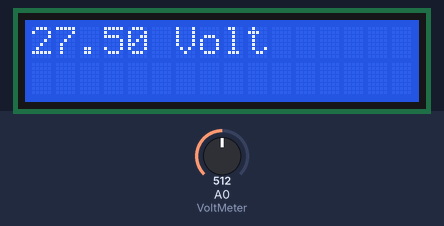
This sketch was run on a simulated Arduino Uno, built with avr-gcc and run on an emulated ATmega328P. On the bench: 16×2 character LCD. Inputs (shaded band) come from the test bench; at power-on: A0 (VoltMeter) = 512.

Above: at 1.2 s.
1.3 s: A0 (VoltMeter) set to 194
At 2.6 s:
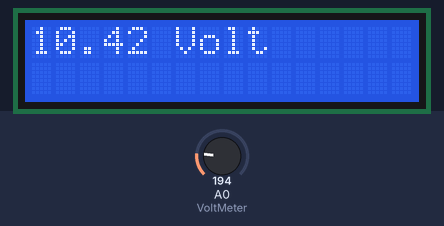
3.0 s: A0 (VoltMeter) set to 177
At 4.3 s:
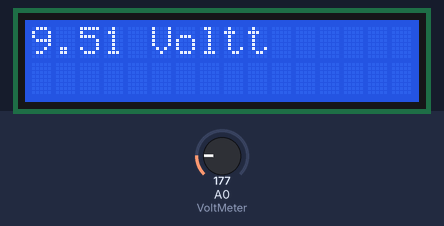
4.6 s: A0 (VoltMeter) set to 122
At 6.2 s:
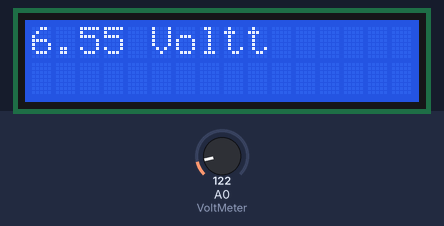
Timing chart, 0 to 7.7 s (numbered marks = the images above; inputs shaded):
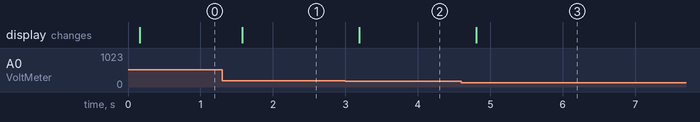

The sketch:

code.ino
```cpp
#include <LiquidCrystal.h>
const int VoltMeter = A0;
LiquidCrystal lcd(12, 11, 5, 4, 3, 2);
float V = 0.00;
float R1 = 100000.00;
float R2 = 10000.00;
float vArduinoMax = 5;
  float resistanceRatio =   resistanceRatio = (R2 / (R1 + R2));
  float averageValue = 0.00;
  float voltage = 0.00;
void calculate_voltage() {
  voltage = ((analogRead(VoltMeter) * vArduinoMax) / 1024);
  V = voltage / resistanceRatio;

}
void setup() {
  Serial.begin(9600);
  lcd.begin(16,2);

}
void loop() {

  calculate_voltage();
  delay(100);
  lcd.setCursor(0,0);
  lcd.print(V);
  lcd.print(" Volt");
  delay(100);
}
```

Measured:
- the behaviour switches between 187 and 186 on A0 (VoltMeter) (found by bisection; images 1 and 2)
- after the input at 1.3 s, the display: changes after 0.28 s (image 1)
- after the input at 3.0 s, the display: changes after 0.19 s (image 2)
- after the input at 4.6 s, the display: changes after 0.21 s (image 3)
